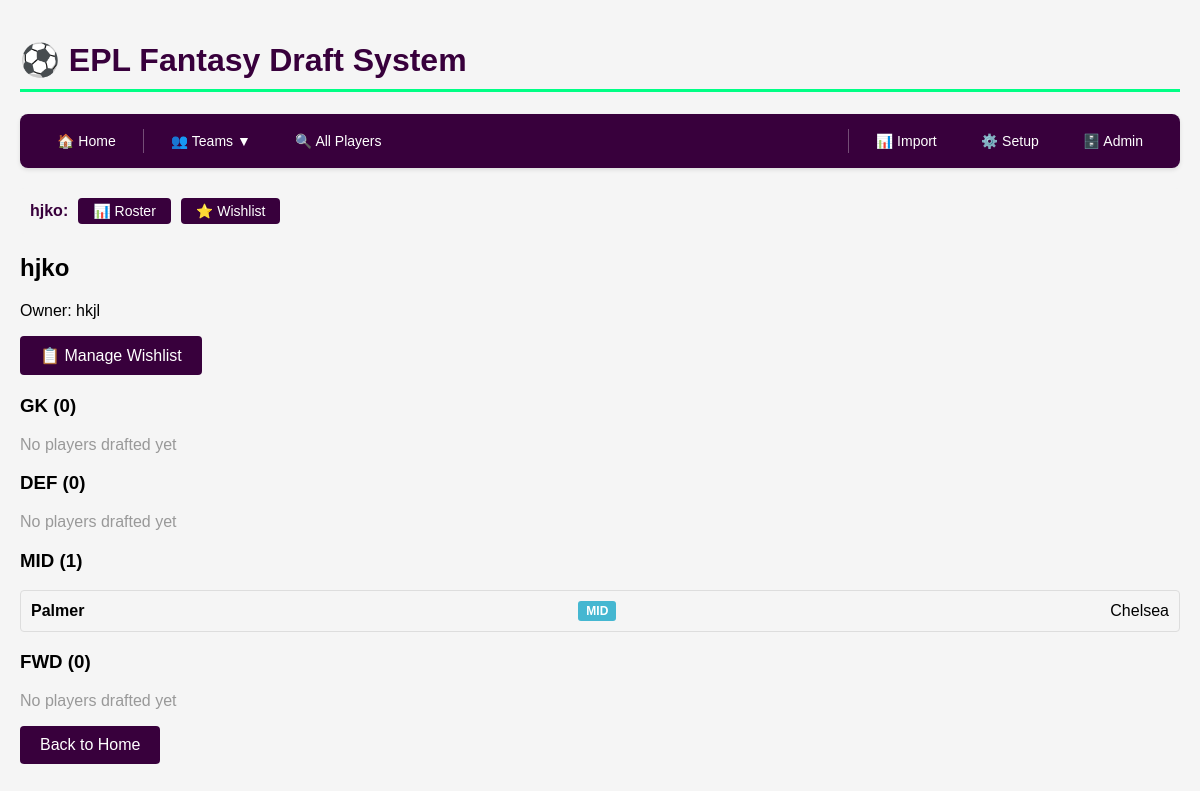
The page /team/1 on the database as committed earlier.
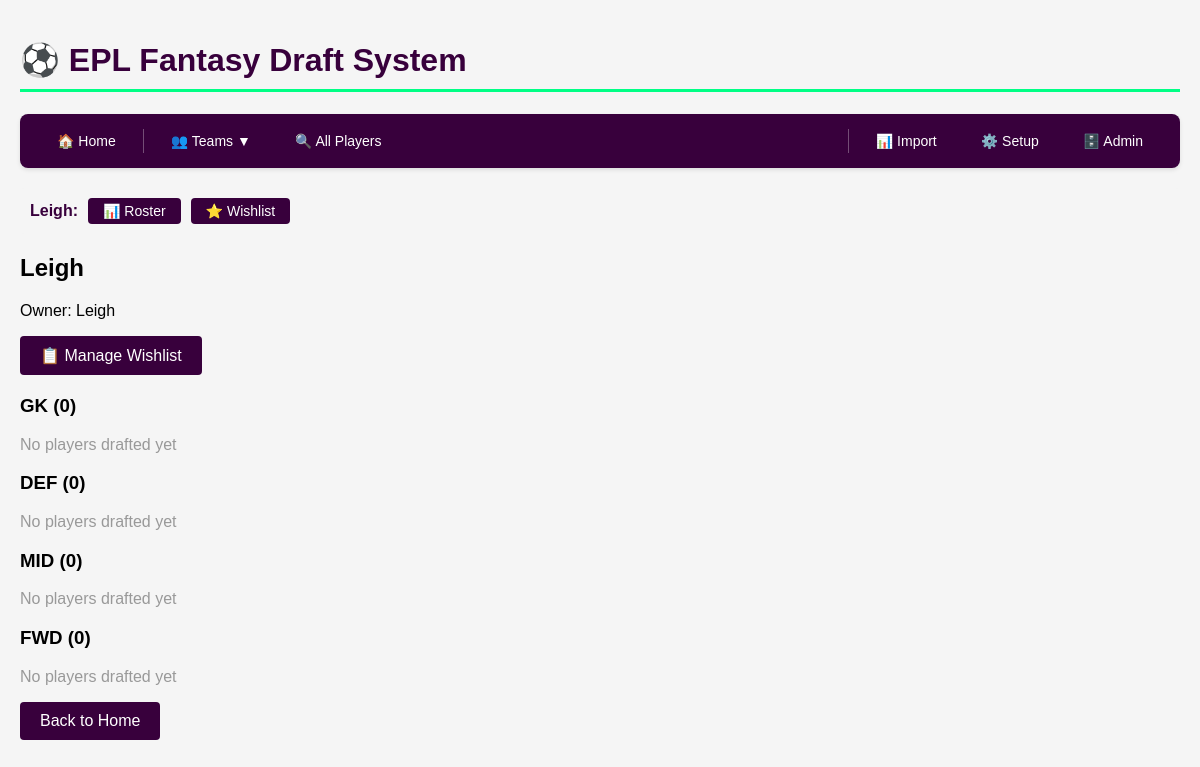
The same page on the database as committed later.
### app.py (models this page shows, shortened)
class DraftTeam(db.Model):
    id = db.Column(db.Integer, primary_key=True)
    name = db.Column(db.String(100), nullable=False)
    owner = db.Column(db.String(100), nullable=False)
    players = db.relationship('Player', backref='draft_team', lazy=True)
    def get_roster(self):
        roster = {
            'GK': [],
            'DEF': [],
            'MID': [],
            'FWD': []
        }
        for player in self.players:
            roster[player.position].append(player)
        return roster

class Player(db.Model):
    id = db.Column(db.Integer, primary_key=True)
    first_name = db.Column(db.String(100))
    second_name = db.Column(db.String(100), nullable=False)
    full_name = db.Column(db.String(200))
    web_name = db.Column(db.String(100))  # Display name
    team = db.Column(db.String(50), nullable=False)
    position = db.Column(db.String(20), nullable=False)
    status = db.Column(db.String(1))  # a=available, i=injured, s=suspended
    drafted = db.Column(db.Boolean, default=False)
    drafted_by = db.Column(db.Integer, db.ForeignKey('draft_team.id'), nullable=True)
    now_cost = db.Column(db.Float, default=0.0)  # Current price
    total_points = db.Column(db.Integer, default=0)
    points_per_game = db.Column(db.Float, default=0.0)
    minutes = db.Column(db.Integer, default=0)
    starts = db.Column(db.Integer, default=0)
    goals_scored = db.Column(db.Integer, default=0)
    assists = db.Column(db.Integer, default=0)
    clean_sheets = db.Column(db.Integer, default=0)
    goals_conceded = db.Column(db.Integer, default=0)
    own_goals = db.Column(db.Integer, default=0)
    penalties_saved = db.Column(db.Integer, default=0)
    penalties_missed = db.Column(db.Integer, default=0)
    yellow_cards = db.Column(db.Integer, default=0)
    red_cards = db.Column(db.Integer, default=0)
    saves = db.Column(db.Integer, default=0)
    bonus = db.Column(db.Integer, default=0)
    bps = db.Column(db.Integer, default=0)
    influence = db.Column(db.Float, default=0.0)
    creativity = db.Column(db.Float, default=0.0)
    threat = db.Column(db.Float, default=0.0)
    ict_index = db.Column(db.Float, default=0.0)
    expected_goals = db.Column(db.Float, default=0.0)
    expected_assists = db.Column(db.Float, default=0.0)
    expected_goal_involvements = db.Column(db.Float, default=0.0)
    expected_goals_conceded = db.Column(db.Float, default=0.0)
    expected_goals_per_90 = db.Column(db.Float, default=0.0)
    expected_assists_per_90 = db.Column(db.Float, default=0.0)
    saves_per_90 = db.Column(db.Float, default=0.0)
    clean_sheets_per_90 = db.Column(db.Float, default=0.0)
    @property
    def name(self):
        return self.web_name or self.second_name

### app.py (the view)
@app.route('/team/<int:team_id>')
def view_team(team_id):
    team = DraftTeam.query.get_or_404(team_id)
    roster = team.get_roster()
    return render_template('team.html', team=team, roster=roster)

### templates/team.html (shortened to what this page needs)
{% extends "base.html" %}
{% block content %}
<h2>{{ team.name }}</h2>
<p>Owner: {{ team.owner }}</p>
<div style="margin-bottom: 20px;">
    <a href="{{ url_for('team_wishlist', team_id=team.id) }}" class="btn">📋 Manage Wishlist</a>
</div>
<div class="roster">
    {% for position, players in roster.items() %}
    <div class="position-group">
        <h3>{{ position }} ({{ players|length }})</h3>
        {% if players %}
            {% for player in players %}
            <div class="player-card">
                <strong>{{ player.name }}</strong>
                <span class="position-badge position-{{ player.position }}">{{ player.position }}</span>
                <span>{{ player.team }}</span>
            </div>
            {% endfor %}
        {% else %}
            <p style="color: #999;">No players drafted yet</p>
        {% endif %}
    </div>
    {% endfor %}
</div>
<a href="{{ url_for('index') }}" class="btn">Back to Home</a>
{% endblock %}

### templates/base.html (shortened to what this page needs)
<!DOCTYPE html>
<html>
<head>
</head>
<h1>⚽ EPL Fantasy Draft System</h1>
<nav>
    <div class="nav-container">
        <div class="nav-left">
            <a href="{{ url_for('index') }}" class="nav-btn {% if request.endpoint == 'index' %}active{% endif %}">
                🏠 Home
            </a>
            <div style="position: relative; z-index: 999;">
                <button onclick="toggleTeamMenu()" class="nav-btn">
                    👥 Teams ▼
                </button>
            </div>
            <a href="{{ url_for('admin_players') }}" class="nav-btn {% if request.endpoint == 'admin_players' %}active{% endif %}">
                🔍 All Players
            </a>
        </div>
        <div class="nav-right">
            <a href="{{ url_for('import_excel') }}" class="nav-btn">
                📊 Import
            </a>
            <a href="{{ url_for('setup') }}" class="nav-btn">
                ⚙️ Setup
            </a>
            <a href="{{ url_for('admin_database') }}" class="nav-btn">
                🗄️ Admin
            </a>
        </div>
    </div>
</nav>
{% if request.endpoint in ['view_team', 'team_wishlist'] and team is defined %}
<div style="background-color: #f5f5f5; padding: 10px; border-radius: 4px; margin-bottom: 20px;">
    <div style="display: flex; gap: 10px; align-items: center;">
        <span style="font-weight: bold; color: #38003c;">{{ team.name }}:</span>
        <a href="{{ url_for('view_team', team_id=team.id) }}"
           class="btn {% if request.endpoint == 'view_team' %}active{% endif %}"
           style="padding: 5px 15px; font-size: 14px;">
            📊 Roster
        </a>
        <a href="{{ url_for('team_wishlist', team_id=team.id) }}"
           class="btn {% if request.endpoint == 'team_wishlist' %}active{% endif %}"
           style="padding: 5px 15px; font-size: 14px;">
            ⭐ Wishlist
        </a>
    </div>
</div>
{% endif %}
{% block content %}{% endblock %}
</html>

Rows that differ between the two databases and show on the page:
no longer on this page (row edited): Player: name "Palmer", position "MID", team "Chelsea"
changed DraftTeam: name "hjko" → "Leigh"; owner "hkjl" → "Leigh"
Other text that changed with them:
new list line: "MID ( 0 ) No players drafted yet"
list line gone: "MID ( 1 )"
